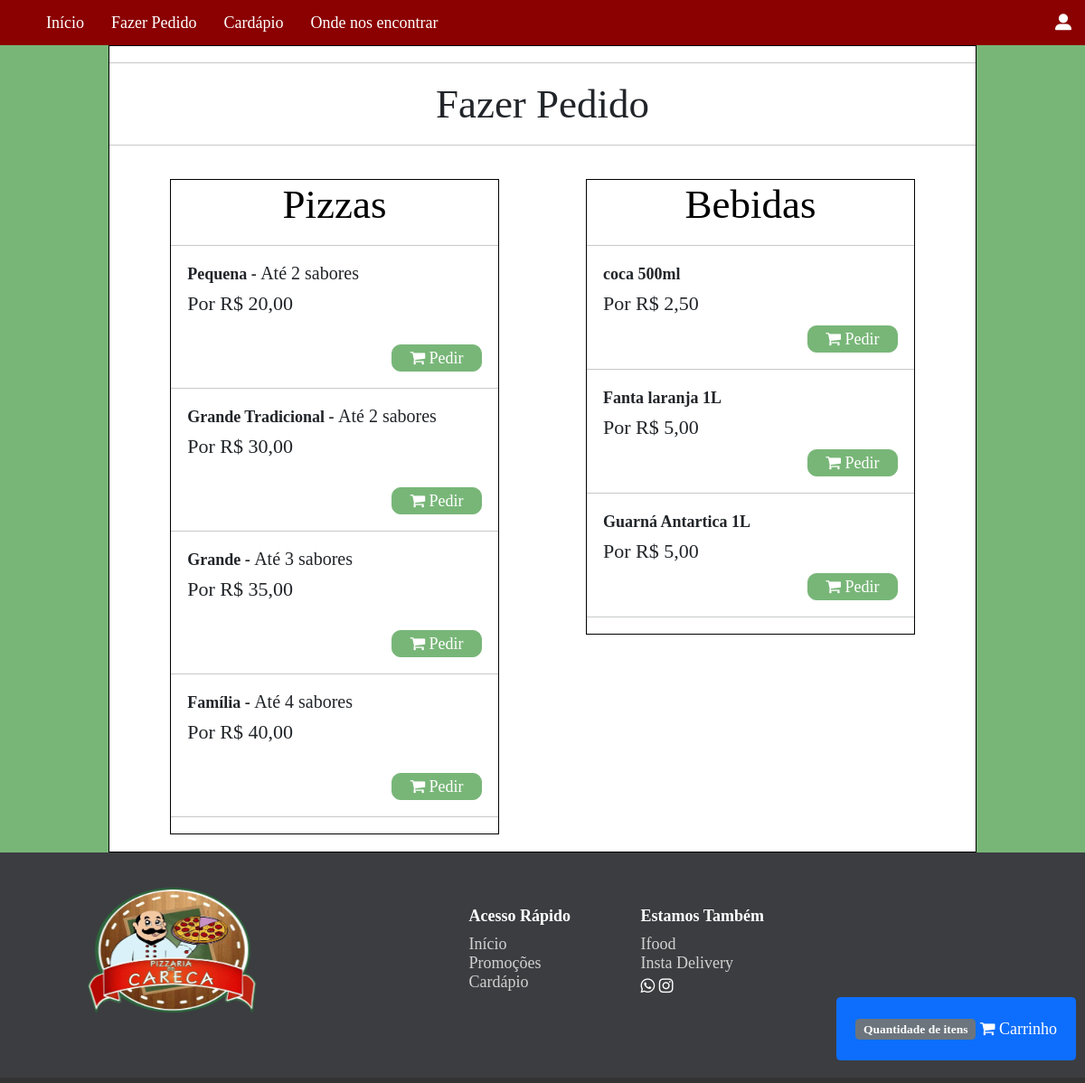
/pedido.php, run on the app's committed database.
### tables this page shows
CREATE TABLE IF NOT EXISTS `tamanho` (
  `idPizza` int(11) NOT NULL AUTO_INCREMENT,
  `nome` varchar(30) NOT NULL,
  `preco` double NOT NULL,
  `cardapio` enum('on','off') NOT NULL,
  `qtdeSabor` int(11) NOT NULL,
  `status` enum('on','off') NOT NULL,
  PRIMARY KEY (`idPizza`)
);

CREATE TABLE IF NOT EXISTS `bebida` (
  `nome` varchar(30) NOT NULL,
  `preco` double NOT NULL,
  `cardapio` enum('on','off') NOT NULL,
  `idBebida` int(11) NOT NULL AUTO_INCREMENT,
  `status` enum('on','off') NOT NULL,
  PRIMARY KEY (`idBebida`)
);

### pedido.php (the view, shortened to what this page needs)
<!DOCTYPE html>
<html lang="pt-BR">
<head>
    <link href="https://cdn.jsdelivr.net/npm/bootstrap@5.0.0-beta1/dist/css/bootstrap.min.css" rel="stylesheet">
    <link rel="stylesheet" type="text/css" href="css/pedido.css">
</head>
<body>
    <?php include ("php/barra-menu.php"); ?>
    <div class="geral">
    <hr>
    <h1>Fazer Pedido</h1>
    <hr>
        <form method="post">
            <div class="pizza">
                <h1 class="titulo">Pizzas</h1>
                <hr>
                    <?php
                include "php\conexaoBD.php";
                    $sql = "SELECT * FROM `tamanho` WHERE status='on' and `cardapio`='on' order by preco ASC";
                    $result = $conn->query($sql);
                    if ($result->num_rows > 0) {
                    $qtdeTamanhoCad=0;
                    while($row = $result->fetch_assoc()) {
                        $pizza[$qtdeTamanhoCad] = $row["nome"];
                        $idPizza[$qtdeTamanhoCad] = $row["idPizza"];
                        $qtdeSabor[$qtdeTamanhoCad] = $row["qtdeSabor"];
                        $preco[$qtdeTamanhoCad] = $row["preco"];
                        $formatter = new NumberFormatter('pt-BR', NumberFormatter:: CURRENCY);
                        $brl = $formatter->formatCurrency($preco[$qtdeTamanhoCad], 'BRL');
                        echo " <div class='tamanho'>
                            <h2> <strong> $pizza[$qtdeTamanhoCad] - </strong> Até $qtdeSabor[$qtdeTamanhoCad] sabores </h2>
                            <p> Por $brl </p>
                            </div>
                            <br> <button type='button' class='btn1' data-bs-toggle='modal' data-bs-target='#S$idPizza[$qtdeTamanhoCad]'>
                                <i class='fa fa-shopping-cart'></i> Pedir
                            </button>
                            <hr>
                    <div class='modal fade' id='S$idPizza[$qtdeTamanhoCad]' tabindex='-1' aria-labelledby='staticBackdropLabel' aria-hidden='true'>
                        <div class='modal-dialog'>
                            <div class='modal-content'>
                                <div class='modal-header'>
                                    <h5 class='modal-title' id='staticBackdropLabel'> Escolha até $qtdeSabor[$qtdeTamanhoCad] Sabores </h5>
                                    <button type='button' class='btn-close' data-bs-dismiss='modal' aria-label='Close'></button>
                                </div>
                                <div class='modal-body'>";
                                echo"<p class='saboresCarrinho'>*caso não queria a mesma quantidade de sabores do máximo, escolhar a opção nenhum </p>
                                </div>
                                <div class='modal-footer'>
                                    <button type='button' class='btn btn-secondary' data-bs-dismiss='modal'> Fechar </button>
                                    <button type='button' class='btn btn-success'> Adicionar ao Carrinho </button>
                                </div>
                            </div>
                        </div>
                    </div>";
                        $qtdeTamanhoCad++;
                        }
                    }
                ?>
            </div>
        </form>
        <div class="bebida">
            <h1 class="titulo">Bebidas</h1>
            <hr>
            <?php
                include "php\conexaoBD.php";
                $sql = "SELECT * FROM `bebida` Where `status`='on' and `cardapio`='on' ORDER BY nome ASC";
                $result = $conn->query($sql);
                if ($result->num_rows > 0) {
                    while($row = $result->fetch_assoc()) {
                        $nome_bebida = $row["nome"];
                        $preco = $row["preco"];
                        $formatter = new NumberFormatter('pt-BR', NumberFormatter:: CURRENCY);
                        $brl = $formatter->formatCurrency($preco, 'BRL');
                        echo"
                        <div class='tamanho'> <h2> <strong> $nome_bebida </strong></h2>
                        <p>Por $brl</p>
                        </div>
                        <button type='button' class='btn1' data-bs-toggle='modal' data-bs-target='#S'>
                                    <i class='fa fa-shopping-cart'></i> Pedir
                                </button>
                                <hr>
                        ";
                    }
                }
            ?>
        </div>
        <button type="button" class="btn btn-primary" data-bs-toggle="modal" data-bs-target="#carrinho" id="btnCarrinho">
            <span class="badge bg-secondary">Quantidade de itens</span> <i class="fa fa-shopping-cart"></i>  Carrinho
        </button>
</div>
</body>
</html>

### css/pedido.css (style rules this page uses)
body { background-color: #78B678; }
.geral { margin-top: 50px; margin-left: auto; margin-right: auto; background-color:white; width: 80%; border: solid black 1px; display: table; }
.pizza, .titulo { text-align: center; }
.pizza { float: left; margin-left: 7%; }
.bebida { float: right; margin-right: 7%; }
.bebida { margin-left: 10%; }
.pizza, .bebida { margin-top: 2%; margin-bottom: 2%; width: 38%; background-color: #fff; text-align: left; border: solid black 1px; }
.tamanho { height: 100px; }
.btn1 { background-color: #78B678; border: solid #78B678 1px; border-radius: 10px; margin-top: -30px; margin-right: 5%; color: white; float: right; width: 100px; height: 30px; }
.titulo { margin-left: auto; margin-right: auto; color: black; margin-bottom: 5%; }
h2 { font-size: 20px; margin-left: 5%; }
h1 { text-align: center; }
p { margin-left: 5%; font-size: 22px; }
#btnCarrinho { position: fixed; bottom: 25px; right: 10px; padding: 20px; height: 70px; }
a { list-style: none; }

### css/barra-menu.css (style rules this page uses)
* { list-style:none; padding:0; margin:0; line-height: normal; font-size:18px; font-family: 'Times New Roman', Times, serif; }

### css/footer-with-button-logo.css (style rules this page uses)
#myFooter { background-color: #3c3d41; color: white; padding-top: 30px; }
#myFooter .footer-copyright { background-color: #333333; padding-top: 3px; padding-bottom: 3px; text-align: center; }
#myFooter .row { margin-bottom: 60px; }
#myFooter ul { list-style-type: none; padding-left: 0; line-height: 1.7; }
#myFooter h5 { font-size: 18px; color: white; font-weight: bold; margin-top: 30px; }
#myFooter a { color: #d2d1d1; text-decoration: none; }
body { display: flex; display: -webkit-flex; flex-direction: column; -webkit-flex-direction: column; height: 100%; }
#myFooter { flex: 0 0 auto; -webkit-flex: 0 0 auto; }

### data on the page
tamanho: qtdeTamanhoCad "Pequena", qtdeTamanhoCad "2", brl "R$ 20,00"
tamanho: qtdeTamanhoCad "Grande Tradicional", qtdeTamanhoCad "2", brl "R$ 30,00"
tamanho: qtdeTamanhoCad "Grande", qtdeTamanhoCad "3", brl "R$ 35,00"
tamanho: qtdeTamanhoCad "Família", qtdeTamanhoCad "4", brl "R$ 40,00"
bebida: nome "coca 500ml", preco "R$ 2,50"
bebida: nome "Fanta laranja 1L", preco "R$ 5,00"
bebida: nome "Guarná Antartica 1L", preco "R$ 5,00"
